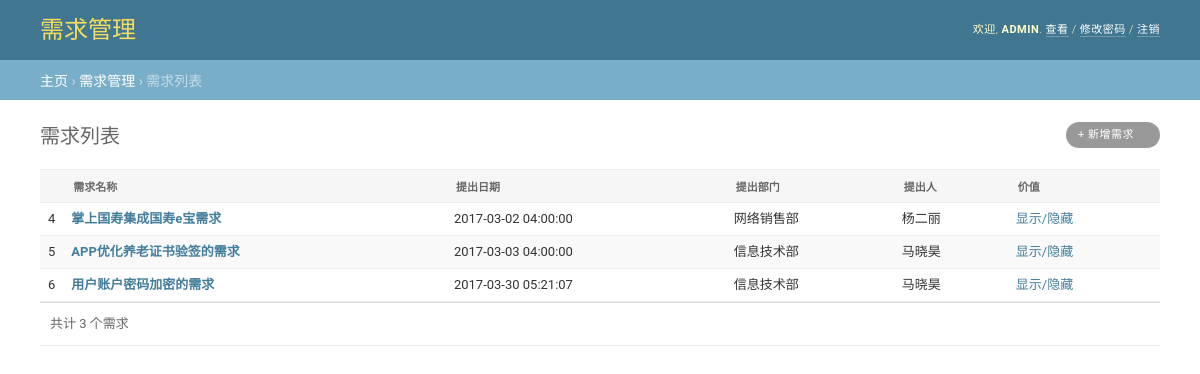
The app's page / (signed in) with its own data.
### ProjectTracking/models.py (models this page shows, shortened)
class Requirement(models.Model):
    DEPARTMENT_ZONGCAISHI = 0
    DEPARTMENT_ZONGHE = 1
    DEPARTMENT_CAIWU = 2
    DEPARTMENT_CHUANGXIN = 3
    DEPARTMENT_WANGXIAO = 4
    DEPARTMENT_CHANXIAN = 5
    DEPARTMENT_SHOUXIAN = 6
    DEPARTMENT_SHUJU = 7
    DEPARTMENT_XINXI = 8
    CATEGORY_DEVELOPMENT = 0
    CATEGORY_OPERATION = 1
    CATEGORY_EMERGENCY = 2
    REQUIREMENT_DEPARTMENT_CHOICES = (
        (DEPARTMENT_ZONGCAISHI, '总裁室'),
        (DEPARTMENT_ZONGHE, '综合部'),
        (DEPARTMENT_CAIWU, '财务部'),
        (DEPARTMENT_CHUANGXIN, '创新业务部'),
        (DEPARTMENT_WANGXIAO, '网络销售部'),
        (DEPARTMENT_CHANXIAN, '产险销售部'),
        (DEPARTMENT_SHOUXIAN, '寿险电销部'),
        (DEPARTMENT_SHUJU, '数据管理部'),
        (DEPARTMENT_XINXI, '信息技术部'),
    )
    REQUIREMENT_CATEGORY = (
        (CATEGORY_DEVELOPMENT, '开发类'),
        (CATEGORY_OPERATION, '运维类'),
        (CATEGORY_EMERGENCY, '紧急类'),
    )
    r_id = models.AutoField('ID', primary_key=True)
    r_info_name = models.CharField('需求名称', max_length=100, default='')
    r_info_submit_time = models.DateTimeField('提交时间')
    r_info_submit_department = models.IntegerField('提出部门', choices=REQUIREMENT_DEPARTMENT_CHOICES,
                                                   default=DEPARTMENT_ZONGCAISHI)
    r_info_submit_person = models.CharField('提出人', max_length=10, default='')
    r_info_value = models.CharField('价值', max_length=500, default='无')

### ProjectTracking/views.py (the view)
# urls.py: url(r'^$', login_required(IndexView.as_view()), name='index'),
class IndexView(generic.ListView):
    model = Requirement
    template_name = 'ProjectTracking/index.html'
    def get_context_data(self, **kwargs):
        context = super(IndexView, self).get_context_data(**kwargs)
        context['current_user'] = self.request.user
        return context

### ProjectTracking/templates/ProjectTracking/index.html (shortened to what this page needs)
<!DOCTYPE html>
<html lang="en-us">
<head>
    <link rel="stylesheet" type="text/css" href="/static/css/base.css"/>
    <link rel="stylesheet" type="text/css" href="/static/css/changelists.css" />
</head>
<div id="container">
    <div id="header">
        <div id="branding">
            <h1 id="site-name"><a href="#">需求管理</a></h1>
        </div>
        <div id="user-tools">
            欢迎,
            <strong>{{ current_user }}</strong>.
            <a href="#">查看</a> /
            <a href="#">修改密码</a> /
            <a href="{% url 'ProjectTracking:logout' %}">注销</a>
        </div>
    </div>
    <div class="breadcrumbs">
        <a href="#">主页</a>
        &rsaquo; <a href="#">需求管理</a>
        &rsaquo; 需求列表
    </div>
    <div id="content" class="flex">
        <h1>需求列表</h1>
        <div id="content-main">
            <ul class="object-tools">
                <li>
                    <a href="#" class="addlink">+ 新增需求</a>
                </li>
            </ul>
            <div class="module" id="changelist">
                <div class="results">
                    <table id="result_list">
                        <thead>
                        <tr>
                            <th scope="col" class="action-checkbox-column">
                            </th>
                            <th scope="col" class="sortable column-r_info_name">
                                <div class="text"><a href="?o=1">需求名称</a></div>
                            </th>
                            <th scope="col" class="sortable column-r_info_submit_time">
                                <div class="text"><a href="?o=2">提出日期</a></div>
                            </th>
                            <th scope="col" class="sortable column-r_info_submit_department">
                                <div class="text"><a href="?o=3">提出部门</a></div>
                            </th>
                            <th scope="col" class="sortable column-r_info_submit_person">
                                <div class="text"><a href="?o=4">提出人</a></div>
                            </th>
                            <th scope="col" class="sortable column-r_info_value">
                                <div class="text"><a href="?o=5">价值</a></div>
                            </th>
                        </tr>
                        </thead>
                        <tbody>
                        {% if requirement_list %}
                            {% for requirement in requirement_list %}
                                {% if forloop.counter0|divisibleby:2 %}
                                <tr class="row1">
                                {% else %}
                                <tr class="row2">
                                {% endif %}
                                    <td class="action-checkbox">{{ requirement.r_id }}</td>
                                    <th class="field-r_info_name"><a href="#">{{ requirement.r_info_name }}</a>
                                    </th>
                                    <td class="field-r_info_submit_time nowrap">{{ requirement.r_info_submit_time|date:"Y-m-d H:i:s" }}</td>
                                    <td class="field-r_info_submit_department">{{ requirement.get_r_info_submit_department_display }}</td>
                                    <td class="field-r_info_submit_person">{{ requirement.r_info_submit_person }}</td>
                                    <td class="field-r_info_value"><a href="#">显示/隐藏</a></td>
                                </tr>
                            {% endfor %}
                        {% endif %}
                        </tbody>
                    </table>
                </div>
                <p class="paginator">共计 {{ requirement_list|length }} 个需求</p>
            </div>
        </div>
        <br class="clear"/>
    </div>
</div>
</body>
</html>

### ProjectTracking/static/css/base.css (style rules this page uses)
a:link, a:visited { color: #447e9b; text-decoration: none; }
p, ol, ul, dl { margin: .2em 0 .8em 0; }
p { padding: 0; line-height: 140%; }
h1,h2,h3,h4,h5 { font-weight: bold; }
h1 { margin: 0 0 20px; font-weight: 300; font-size: 20px; color: #666; }
ul li { list-style-type: square; padding: 1px 0; }
li, dt, dd { font-size: 13px; line-height: 20px; }
.nowrap { white-space: nowrap; }
table { border-collapse: collapse; border-color: #ccc; }
td, th { font-size: 13px; line-height: 16px; border-bottom: 1px solid #eee; vertical-align: top; padding: 8px; font-family: "Roboto", "Lucida Grande", Verdana, Arial, sans-serif; }
th { font-weight: 600; text-align: left; }
thead th, tfoot td { color: #666; padding: 5px 10px; font-size: 11px; background: #fff; border: none; border-top: 1px solid #eee; border-bottom: 1px solid #eee; }
.row1 { background: #fff; }
.row2 { background: #f9f9f9; }
thead th { padding: 5px 10px; line-height: normal; text-transform: uppercase; background: #f6f6f6; }
thead th a:link, thead th a:visited { color: #666; }
table thead th .text a { display: block; cursor: pointer; padding: 8px 10px; }
.module { border: none; margin-bottom: 30px; background: #fff; }
.module p, .module ul, .module h3, .module h4, .module dl, .module pre { padding-left: 10px; padding-right: 10px; }
.module table { border-collapse: collapse; }
div.breadcrumbs { background: #79aec8; padding: 10px 40px; border: none; font-size: 14px; color: #c4dce8; text-align: left; }
div.breadcrumbs a { color: #fff; }
.object-tools { font-size: 10px; font-weight: bold; padding-left: 0; float: right; position: relative; margin-top: -48px; }
.object-tools li { display: block; float: left; margin-left: 5px; height: 16px; }
.object-tools a { border-radius: 15px; }
.object-tools a:link, .object-tools a:visited { display: block; float: left; padding: 3px 12px; background: #999; font-weight: 400; font-size: 11px; text-transform: uppercase; letter-spacing: 0.5px; color: #fff; }
.object-tools a.viewsitelink, .object-tools a.golink,.object-tools a.addlink { background-repeat: no-repeat; background-position: 93% center; padding-right: 26px; }
#container { position: relative; width: 100%; min-width: 980px; padding: 0; }
#content { padding: 20px 40px; }
#content-main { float: left; width: 100%; }
#header { width: auto; height: 40px; padding: 10px 40px; background: #417690; line-height: 40px; color: #ffc; overflow: hidden; }
#header a:link, #header a:visited { color: #fff; }
#branding { float: left; }
#branding h1 { padding: 0; margin: 0 20px 0 0; font-weight: 300; font-size: 24px; color: #f5dd5d; }
#branding h1, #branding h1 a:link, #branding h1 a:visited { color: #f5dd5d; }
#user-tools { float: right; padding: 0; margin: 0 0 0 20px; font-weight: 300; font-size: 11px; letter-spacing: 0.5px; text-transform: uppercase; text-align: right; }
#user-tools a { border-bottom: 1px solid rgba(255, 255, 255, 0.25); }

### ProjectTracking/static/css/changelists.css (style rules this page uses)
#changelist { position: relative; width: 100%; }
#changelist table { width: 100%; }
#changelist .paginator { color: #666; border-bottom: 1px solid #eee; background: #fff; overflow: hidden; }
#changelist table thead th { padding: 0; white-space: nowrap; vertical-align: middle; }
#changelist table thead th.action-checkbox-column { width: 1.5em; text-align: center; }
#changelist table tbody td.action-checkbox { text-align: center; }
.paginator { font-size: 13px; padding-top: 10px; padding-bottom: 10px; line-height: 22px; margin: 0; border-top: 1px solid #ddd; }

### records on screen
Requirement: r_id "4", r_info_name "掌上国寿集成国寿e宝需求", r_info_submit_time "2017-03-02 04:00:00", r_info_submit_department "网络销售部", r_info_submit_person "杨二丽"
Requirement: r_id "5", r_info_name "APP优化养老证书验签的需求", r_info_submit_time "2017-03-03 04:00:00", r_info_submit_department "信息技术部", r_info_submit_person "马晓昊"
Requirement: r_id "6", r_info_name "用户账户密码加密的需求", r_info_submit_time "2017-03-30 05:21:07", r_info_submit_department "信息技术部", r_info_submit_person "马晓昊"

### other values on screen
{{ current_user }} "ADMIN"
{{ requirement_list|length }} "3"
